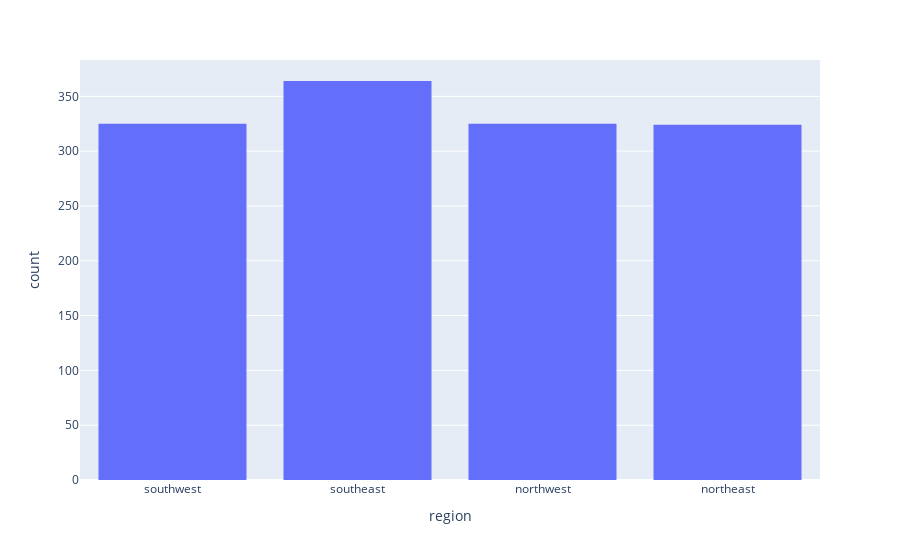

Write notebook code for a chart like this one.
### Code cell
fig = px.histogram(df, x='region')
fig.show()

### Figure 1 — Plotly figure (JSON) as saved in the notebook; plotly's stock layout.template omitted (floating-point values rounded to 4 significant figures; data arrays with more than 128 entries replaced by an {"elided": "..."} marker saying what was removed)
{"data": [{"alignmentgroup": "True", "bingroup": "x", "hovertemplate": "region=%{x}<br>count=%{y}<extra></extra>", "legendgroup": "", "marker": {"color": "#636efa", "pattern": {"shape": ""}}, "name": "", "offsetgroup": "", "orientation": "v", "showlegend": false, "type": "histogram", "x": {"elided": "1338 str values"}, "xaxis": "x", "yaxis": "y"}], "layout": {"barmode": "relative", "legend": {"tracegroupgap": 0}, "margin": {"t": 60}, "xaxis": {"anchor": "y", "domain": [0, 1], "title": {"text": "region"}}, "yaxis": {"anchor": "x", "domain": [0, 1], "title": {"text": "count"}}}}
